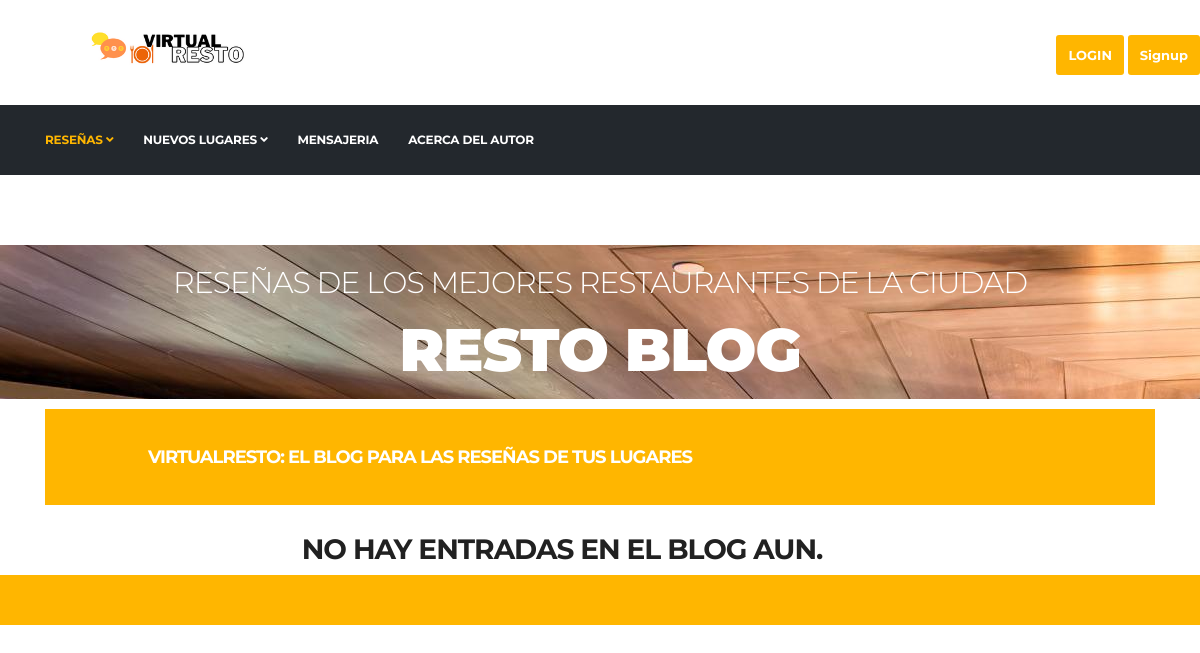
The page /allBlogs/ on the database as committed earlier.
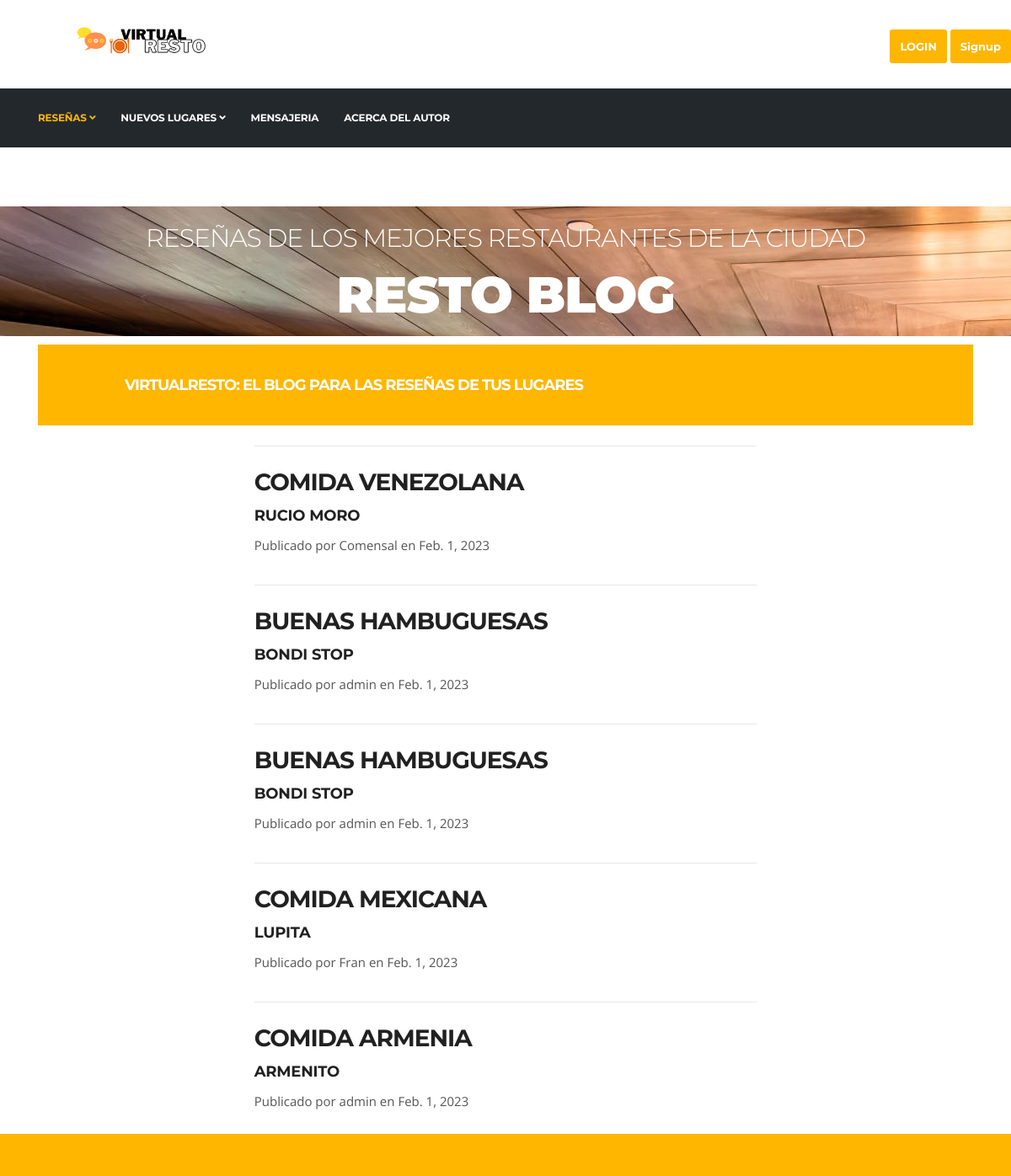
The same page on the database as committed later.
### Blogs/models.py (models this page shows, shortened)
class Blog(models.Model):
    titulo = models.CharField(max_length=50)
    nombre_locacion = models.CharField(max_length=50)
    autor = models.ForeignKey(User, on_delete=models.CASCADE)
    fecha_publicacion = models.DateField('XYZ Date')
    imagen = models.ImageField(upload_to='media', height_field=None, width_field=None, max_length=None, blank=True)
    opinion = RichTextUploadingField()

### Blogs/views.py (the view)
# urls.py: path('allBlogs/', allBlogs , name="allBlogs"),
def allBlogs (request):
    blogs = Blog.objects.all().order_by('-id')
    return render(request, "allBlogs.html", {"blogs": blogs, "imagen": getAvatar(request)})

### Blogs/views.py (called while the page is built)
def getAvatar(request):
   if request.user.is_authenticated:
    lista=userAvatar.objects.filter(user=request.user)
    if len(lista)!=0:
        imagen=lista[0].imagen.url
    else:
        imagen="/media/avatares/defaultAvatar.png"
    return imagen

### Blogs/templates/allBlogs.html (shortened to what this page needs)
{% extends 'index.html' %}
{% load static %}
{% block header %}
<section class="{% static 'call-to-action-box no-padding' %}">
    <div class="{% static 'banner-carousel banner-carousel-1 mb-0' %}">
      <div class="banner-carousel-item" style="background-image:url({% static 'images/slider-main/allblogs.jpg' %})">
        <div class="slider-content">
            <div class="container">
              <div class="row align-items-center h-100">
                  <div class="col-md-12 text-center">
                    <h2 class="slide-title" data-animation-in="slideInLeft">Reseñas de los mejores restaurantes de la ciudad</h2>
                    <h3 class="slide-sub-title" data-animation-in="slideInRight">Resto Blog</h3>
                  </div>
              </div>
            </div>
        </div>
      </div>
    </section>
{% endblock  %}
{% block container %}
{% if blogs %}
<div class="container px-4 px-lg-5">
    <div class="row gx-4 gx-lg-5 justify-content-center">
        <div class="col-md-10 col-lg-8 col-xl-7">
            {% for blog in blogs %}
                <hr class="my-4" />
                <div class="post-preview">
                    <a href="{% url 'blogPost' blog.id %}">
                        <h2 class="post-title">{{ blog.titulo }}</h2>
                        <h4 class="post-subtitle">{{ blog.nombre_locacion }}</h3>
                    </a>
                    <p class="post-meta">
                        Publicado por {{ blog.autor }}
                        en {{ blog.fecha_publicacion}}
                    </p>
                </div>
            {% endfor %}
        </div>
    </div>
</div>
{% else %}
<div class="container px-4 px-lg-5">
<div class="row gx-4 gx-lg-5 justify-content-center">
    <div class="col-md-10 col-lg-8 col-xl-7">
        <br>
        <H2>No hay entradas en el blog aun. </H2>
    </div>
</div>
</div>
{% endif %}
{% endblock  %}

Rows that differ between the two databases and show on the page:
added Blog: titulo "COMIDA VENEZOLANA", nombre_locacion "RUCIO MORO", autor "Comensal", fecha_publicacion "Feb. 1, 2023"
added Blog: titulo "BUENAS HAMBUGUESAS", nombre_locacion "BONDI STOP", autor "admin", fecha_publicacion "Feb. 1, 2023"
added Blog: titulo "BUENAS HAMBUGUESAS", nombre_locacion "BONDI STOP", autor "admin", fecha_publicacion "Feb. 1, 2023"
added Blog: titulo "COMIDA MEXICANA", nombre_locacion "LUPITA", autor "Fran", fecha_publicacion "Feb. 1, 2023"
added Blog: titulo "COMIDA ARMENIA", nombre_locacion "ARMENITO", autor "admin", fecha_publicacion "Feb. 1, 2023"
Other text that changed with them:
text no longer shown: "NO HAY ENTRADAS EN EL BLOG AUN."
